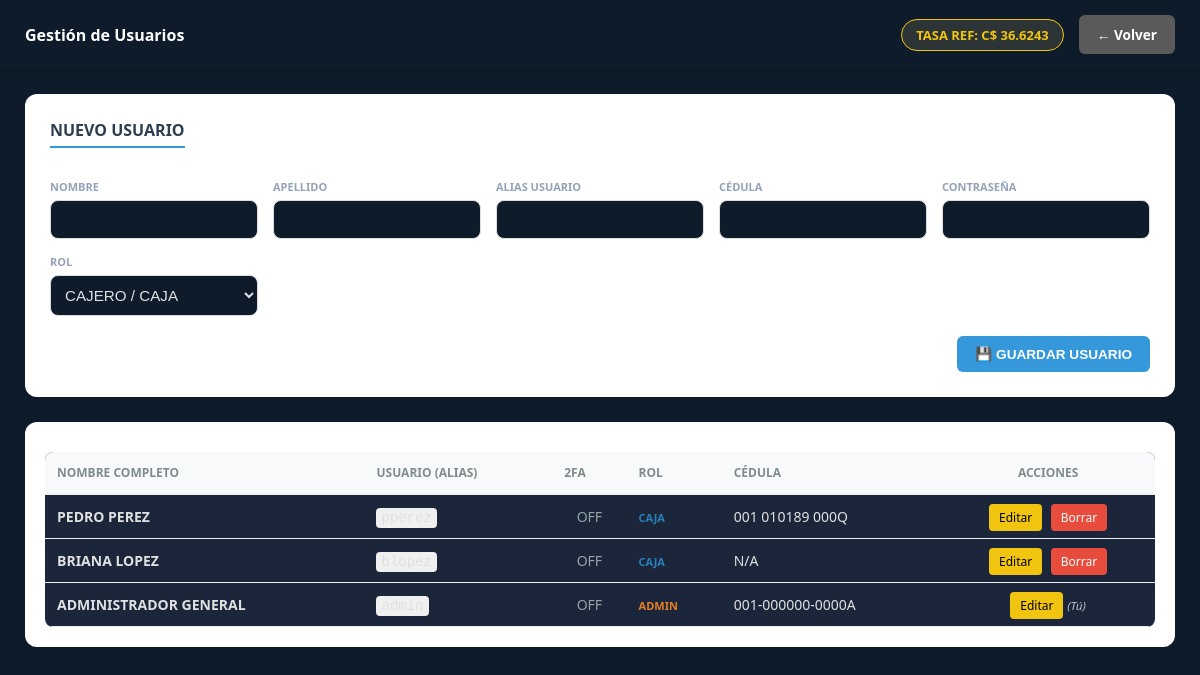
The app's page /views/admin/gestion_usuarios.php (signed in) with its own data.
### tables this page shows
CREATE TABLE `configuracion` (
  `id` int(11) NOT NULL DEFAULT 1,
  `nombre_gym` varchar(100) DEFAULT 'GYM MA DB',
  `moneda_nombre` varchar(50) DEFAULT 'Córdoba Nicaragüense',
  `moneda_iso` varchar(3) DEFAULT 'NIO',
  `moneda_simbolo` varchar(5) DEFAULT 'C$',
  `tipo_cambio_bcn` decimal(10,4) DEFAULT 36.6243,
  `ultima_actualizacion` timestamp NOT NULL DEFAULT current_timestamp() ON UPDATE current_timestamp(),
  `direccion_gym` text DEFAULT NULL,
  `telefono_gym` varchar(20) DEFAULT NULL,
  `logo_ruta` varchar(255) DEFAULT 'logo_default.png',
  `tema` varchar(20) DEFAULT 'default',
  PRIMARY KEY (`id`)
);

CREATE TABLE `usuarios` (
  `id` int(11) NOT NULL AUTO_INCREMENT,
  `nombre` varchar(50) NOT NULL,
  `apellido` varchar(50) NOT NULL,
  `usuario` varchar(50) NOT NULL,
  `cedula` varchar(20) NOT NULL,
  `password` varchar(255) NOT NULL,
  `telefono` varchar(20) DEFAULT NULL,
  `rol` enum('ADMIN','CAJA') NOT NULL DEFAULT 'CAJA',
  `fecha_creacion` timestamp NOT NULL DEFAULT current_timestamp(),
  `two_factor_pin` varchar(10) DEFAULT NULL,
  `two_factor_enabled` tinyint(1) DEFAULT 0,
  `two_factor_secret` varchar(255) DEFAULT NULL,
  PRIMARY KEY (`id`),
  UNIQUE KEY `cedula` (`cedula`),
  UNIQUE KEY `usuario` (`usuario`)
);

### config/AppConfig.php (called while the page is built, shortened)
<?php
class AppConfig {
    private $conn;
    private $table_name = "configuracion";
    public function __construct($db) {
        $this->conn = $db;
    }
    private function asegurarColumnaTema() {
        try {
            $this->conn->exec("ALTER TABLE configuracion ADD COLUMN tema VARCHAR(20) DEFAULT 'default'");
        } catch (PDOException $e) {}
    }
    public function obtenerConfig() {
        $query = "SELECT * FROM " . $this->table_name . " WHERE id = 1 LIMIT 1";
        $stmt = $this->conn->prepare($query);
        $stmt->execute();
        $this->config_cache = $stmt->fetch(PDO::FETCH_ASSOC);
        return $this->config_cache;
    }
}

### classes/Usuario.php (called while the page is built, shortened)
<?php
class Usuario {
    private $conn;
    private $table_name = "usuarios";
    public function __construct($db) {
        $this->conn = $db;
    }
    public function listarUsuarios() {
        $query = "SELECT id, nombre, apellido, usuario, cedula, telefono, rol, fecha_creacion FROM " . $this->table_name . " ORDER BY id DESC";
        return $this->conn->query($query);
    }
}

### views/admin/gestion_usuarios.php (the view, shortened to what this page needs)
<?php
require_once "../../classes/Usuario.php";
require_once "../../config/AppConfig.php";
$db = (new Database())->getConnection();
$userObj = new Usuario($db);
$config = (new AppConfig($db))->obtenerConfig();
$simbolo = $config['moneda_simbolo'] ?? '<?php echo $simbolo; ?>';
$tasa_cambio = $config['tasa_cambio'] ?? $config['tipo_cambio_bcn'] ?? 36.65;
$usuarios = $userObj->listarUsuarios();
$tema = $_SESSION['tema'] ?? 'default';
?>
<!DOCTYPE html>
<html lang="es">
<head>
    <link rel="stylesheet" href="../../public/css/estilos.css">
</head>
<body class="<?php echo ($tema !== 'default') ? 'tema-' . $tema : ''; ?>">
    <header>
        <div class="logo"><h2><i class="fas fa-user-cog"></i> Gestión de Usuarios</h2></div>
        <div style="display:flex; align-items:center; gap:15px;">
            <span class="tasa-destacada">TASA REF: <?php echo $simbolo; ?> <?= $tasa_cambio ?></span>
            <a href="../dashboard.php" class="btn-volver gris">← Volver</a>
        </div>
    </header>
    <div class="dashboard-wrapper">
        <div style="background: white; padding: 25px; border-radius: 12px; margin-bottom: 25px; box-shadow: 0 4px 6px rgba(0,0,0,0.05);">
            <h3 style="margin-top:0; color:#2c3e50; font-size: 16px; border-bottom: 2px solid #3498db; display: inline-block; padding-bottom: 5px;">NUEVO USUARIO</h3>
            <form action="../../controllers/UsuarioController.php" method="POST" style="margin-top:15px;">
                <div style="display: grid; grid-template-columns: repeat(auto-fit, minmax(180px, 1fr)); gap: 15px;">
                    <div><label style="font-size:11px; font-weight:bold;">NOMBRE</label>
                    <input type="text" name="nombre" required style="width:100%; padding:10px; border:1px solid #ddd; border-radius:8px;"></div>
                    <div><label style="font-size:11px; font-weight:bold;">APELLIDO</label>
                    <input type="text" name="apellido" required style="width:100%; padding:10px; border:1px solid #ddd; border-radius:8px;"></div>
                    <div><label style="font-size:11px; font-weight:bold;">ALIAS USUARIO</label>
                    <input type="text" name="usuario" required style="width:100%; padding:10px; border:1px solid #ddd; border-radius:8px;"></div>
                    <div><label style="font-size:11px; font-weight:bold;">CÉDULA</label>
                    <input type="text" name="cedula" required style="width:100%; padding:10px; border:1px solid #ddd; border-radius:8px;"></div>
                    <div><label style="font-size:11px; font-weight:bold;">CONTRASEÑA</label>
                    <input type="password" name="password" required style="width:100%; padding:10px; border:1px solid #ddd; border-radius:8px;"></div>
                    <div><label style="font-size:11px; font-weight:bold;">ROL</label>
                    <select name="rol" style="width:100%; padding:10px; border:1px solid #ddd; border-radius:8px;">
                        <option value="CAJA">CAJERO / CAJA</option>
                    </select></div>
                </div>
                <div style="text-align:right; margin-top:20px;">
                    <button type="submit" name="btn_registrar_user" class="btn-accion" style="border:none; cursor:pointer; background:#3498db;">💾 GUARDAR USUARIO</button>
                </div>
            </form>
        </div>
        <div style="background: white; padding: 20px; border-radius: 12px; box-shadow: 0 4px 15px rgba(0,0,0,0.05);">
            <table class="tabla-usuarios">
                <thead>
                    <tr>
                        <th>NOMBRE COMPLETO</th>
                        <th>USUARIO (ALIAS)</th>
                        <th>2FA</th>
                        <th>ROL</th>
                        <th>CÉDULA</th>
                        <th style="text-align: center;">ACCIONES</th>
                    </tr>
                </thead>
                <tbody>
                    <?php while ($row = $usuarios->fetch(PDO::FETCH_ASSOC)): ?>
                    <tr>
                        <td><strong><?php echo strtoupper($row['nombre'] . " " . $row['apellido']); ?></strong></td>
                        <td><code style="background:#f0f0f0; padding:2px 5px; border-radius:4px;"><?php echo $row['usuario']; ?></code></td>
                        <td style="text-align: center;">
                            <?php if(!empty($row['two_factor_enabled'])): ?>
                                <span style="color:#27ae60; font-weight:bold;"><i class="fas fa-shield-alt"></i> ACTIVO</span>
                            <?php else: ?>
                                <span style="color:#95a5a6;"><i class="fas fa-shield-alt"></i> OFF</span>
                            <?php endif; ?>
                        </td>
                        <td>
                            <span style="font-size:11px; font-weight:bold; color: <?= $row['rol'] == 'ADMIN' ? '#e67e22' : '#2980b9' ?>">
                                <?= $row['rol'] ?>
                            </span>
                        </td>
                        <td><?php echo $row['cedula']; ?></td>
                        <td style="text-align: center;">
                            <a href="editar_usuario.php?id=<?php echo $row['id']; ?>" class="btn-mini" style="background:#f1c40f; color:black;"><i class="fas fa-edit"></i> Editar</a>
                            <?php if($row['id'] != $_SESSION['user_id']): ?>
                                <a href="../../controllers/UsuarioController.php?eliminar=<?php echo $row['id']; ?>"
                                   onclick="return confirm('¿Está seguro de eliminar permanentemente a este usuario?')"
                                   class="btn-mini" style="background:#e74c3c; color:white; margin-left:5px;"><i class="fas fa-trash-alt"></i> Borrar</a>
                            <?php else: ?>
                                <small style="color:#bdc3c7; font-style:italic;">(Tú)</small>
                            <?php endif; ?>
                        </td>
                    </tr>
                    <?php endwhile; ?>
                </tbody>
            </table>
        </div>
    </div>
</body>
</html>

### public/css/estilos.css (style rules this page uses)
:root { --primary: #27ae60; --secondary: #2c3e50; --danger: #e74c3c; --warning: #f39c12; --info: #3498db; --dark: #1a1a1a; --light: #f4f4f4; --bg-body: #f4f4f4; --bg-card: #ffffff; --text-main: #333333; --text-muted: #666666; --border-color: #dddddd; --header-bg: #2c3e50; --input-bg: #ffffff; --input-text: #333333; --input-border: #cccccc; --link-color: #2980b9; }
body.tema-darkblue { --primary: #3498db; --secondary: #0d1b2a; --danger: #e74c3c; --warning: #f39c12; --info: #5dade2; --dark: #f4f4f4; --light: #1b263b; --bg-body: #0d1b2a; --bg-card: #1b263b; --text-main: #e0e0e0; --text-muted: #94a3b8; --border-color: #334155; --header-bg: #0d1b2a; --input-bg: #0d1b2a; --input-text: #e0e0e0; --input-border: #334155; --link-color: #3498db; }
* { box-sizing: border-box; }
body { font-family: 'Segoe UI', Tahoma, Geneva, Verdana, sans-serif; background-color: var(--bg-body); color: var(--text-main); margin: 0; }
header { background: var(--header-bg); color: white; padding: 15px 25px; display: flex; justify-content: space-between; align-items: center; box-shadow: 0 2px 10px rgba(0,0,0,0.2); }
.dashboard-wrapper { padding: 25px; max-width: 1400px; margin: 0 auto; }
.btn-accion, .btn-menu { display: inline-block; padding: 10px 18px; background: var(--secondary); color: white !important; text-decoration: none; border-radius: 6px; font-weight: 600; font-size: 0.85rem; transition: all 0.2s ease; border: none; cursor: pointer; }
.btn-volver { display: inline-block; padding: 8px 15px; background: var(--header-bg); color: white; text-decoration: none; border-radius: 5px; font-size: 0.8rem; font-weight: 600; }
table { width: 100%; border-collapse: collapse; background: var(--bg-card); color: var(--text-main); border-radius: 8px; overflow: hidden; margin-top: 20px; }
th { background: var(--header-bg); color: white; padding: 14px 12px; text-align: left; font-size: 0.8rem; text-transform: uppercase; }
td { padding: 12px; border-bottom: 1px solid var(--border-color); }
input, select, textarea { background: var(--input-bg); color: var(--input-text); border: 1px solid var(--input-border); padding: 12px; border-radius: 6px; font-size: 0.95rem; width: 100%; }
label { color: var(--text-muted); font-weight: 600; font-size: 0.8rem; margin-bottom: 6px; display: block; }
h1, h2, h3, h4, h5, h6 { color: var(--text-main); margin-top: 0; }
a { color: var(--link-color); text-decoration: none; }
.logo h2 { color: white; font-size: 1rem; margin: 0; }
body.tema-oscuro header h2, body.tema-darkblue header h2 { color: white; }
body.tema-oscuro .logo h2, body.tema-darkblue .logo h2 { color: white; }
.btn-volver { display: inline-block; padding: 10px 18px; background: var(--secondary); color: white !important; text-decoration: none; border-radius: 6px; font-weight: 600; font-size: 0.85rem; transition: all 0.2s ease; }
.btn-volver.gris { background: #7f8c8d; }
body.tema-oscuro .btn-volver.gris, body.tema-darkblue .btn-volver.gris { background: #5a5a5a; }

### views/admin/gestion_usuarios.php (style rules this page uses)
.tasa-destacada { font-size: 13px; font-weight: bold; background: #2d3436; color: #f1c40f; padding: 6px 14px; border-radius: 20px; border: 1px solid #f1c40f; }
.tabla-usuarios { width: 100%; border-collapse: collapse; margin-top: 10px; }
.tabla-usuarios th { background: #f8f9fa; color: #7f8c8d; padding: 12px; text-align: left; font-size: 12px; border-bottom: 2px solid #eee; }
.tabla-usuarios td { padding: 12px; border-bottom: 1px solid #eee; font-size: 14px; }
.btn-mini { padding: 5px 10px; border-radius: 4px; text-decoration: none; font-size: 12px; }

### records on screen
configuracion: moneda_simbolo "C$", tipo_cambio_bcn "36.6243"
usuarios: nombre+apellido "PEDRO PEREZ", rol "CAJA", cedula "001 010189 000Q"
usuarios: nombre+apellido "BRIANA LOPEZ", rol "CAJA", cedula "N/A"
usuarios: nombre+apellido "ADMINISTRADOR GENERAL", rol "ADMIN", cedula "001-000000-0000A", shows "(Tú)"
